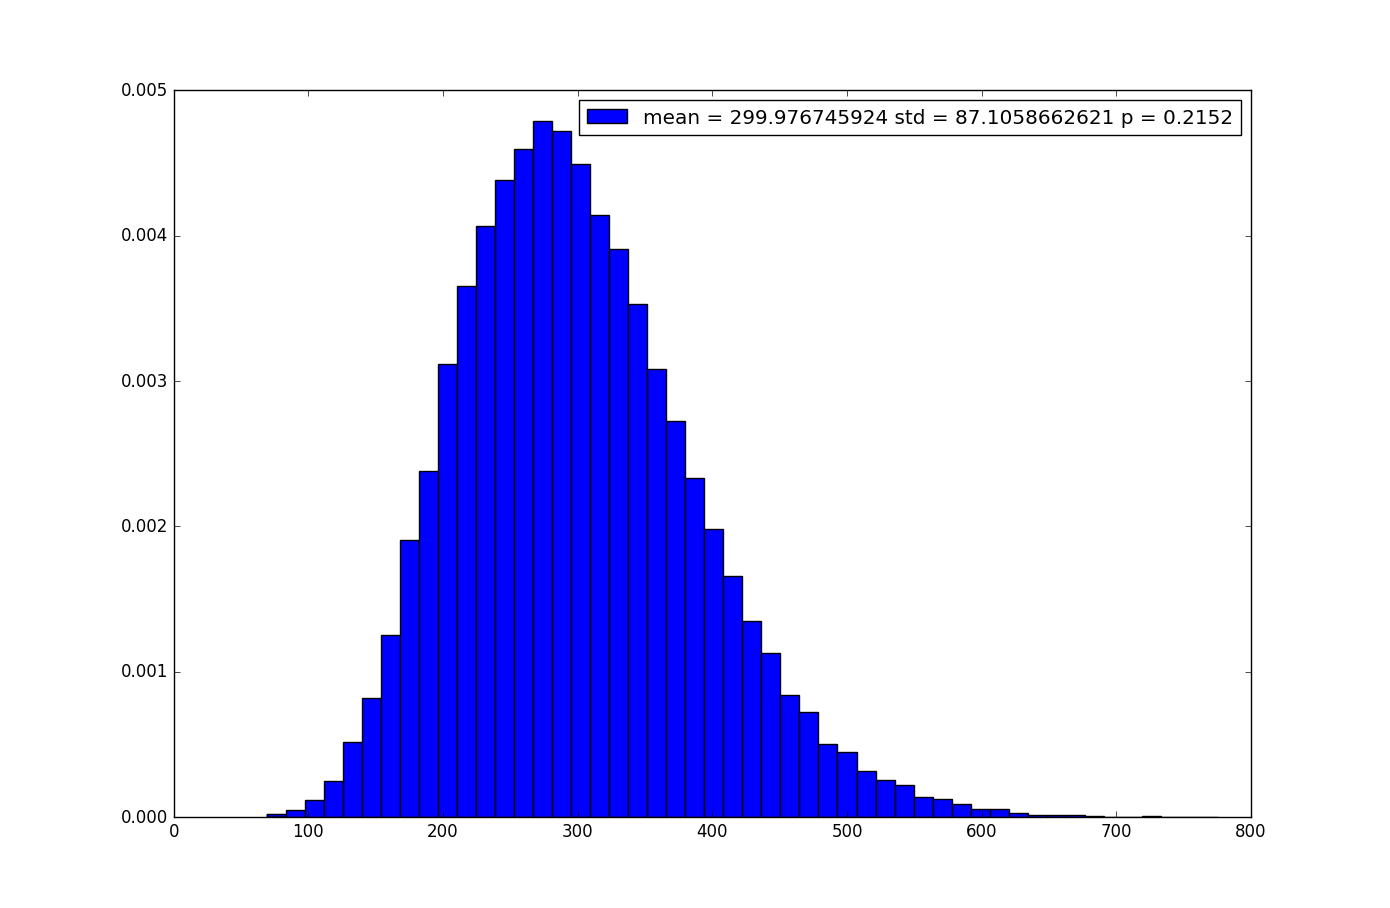

Generate this figure with Python:
import numpy as np
import matplotlib.pyplot as plt 

rounds = 50000
alpha = 1/25
box = np.zeros(rounds)
x = np.zeros(12)
success = 0

for i in range(rounds):
	for j in range(12):
		x[j]= -1 * np.log(np.random.rand())/ alpha
		box[i] = box[i] + x[j]
	if(box[i] >= 365):
		success = success + 1

mean = np.mean(box)
std = np.std(box)

plt.hist(box, bins = 50, normed = True)
plt.legend(["mean = " + str(mean) + " std = " + str(std) + " p = " + str(success/rounds)])
plt.show()
